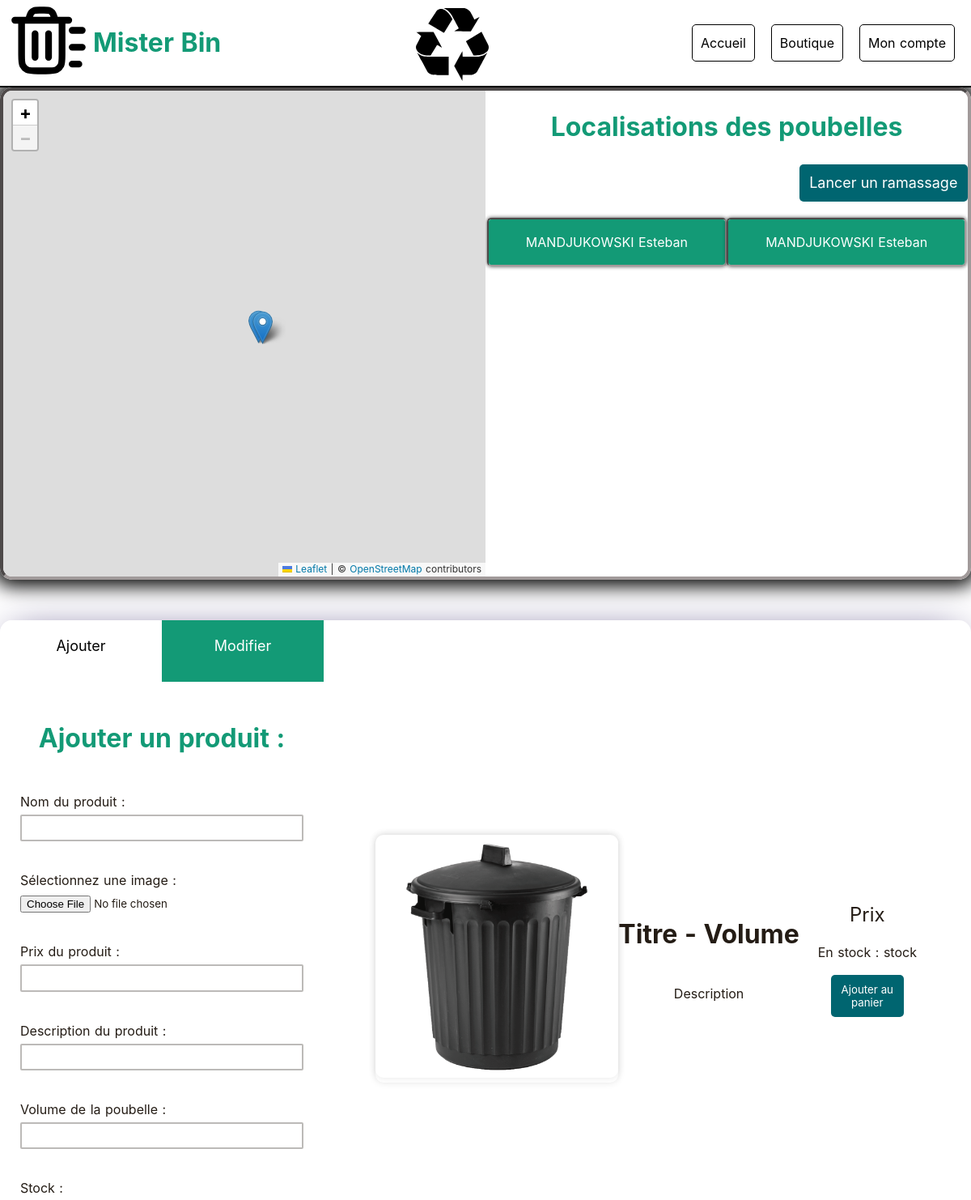
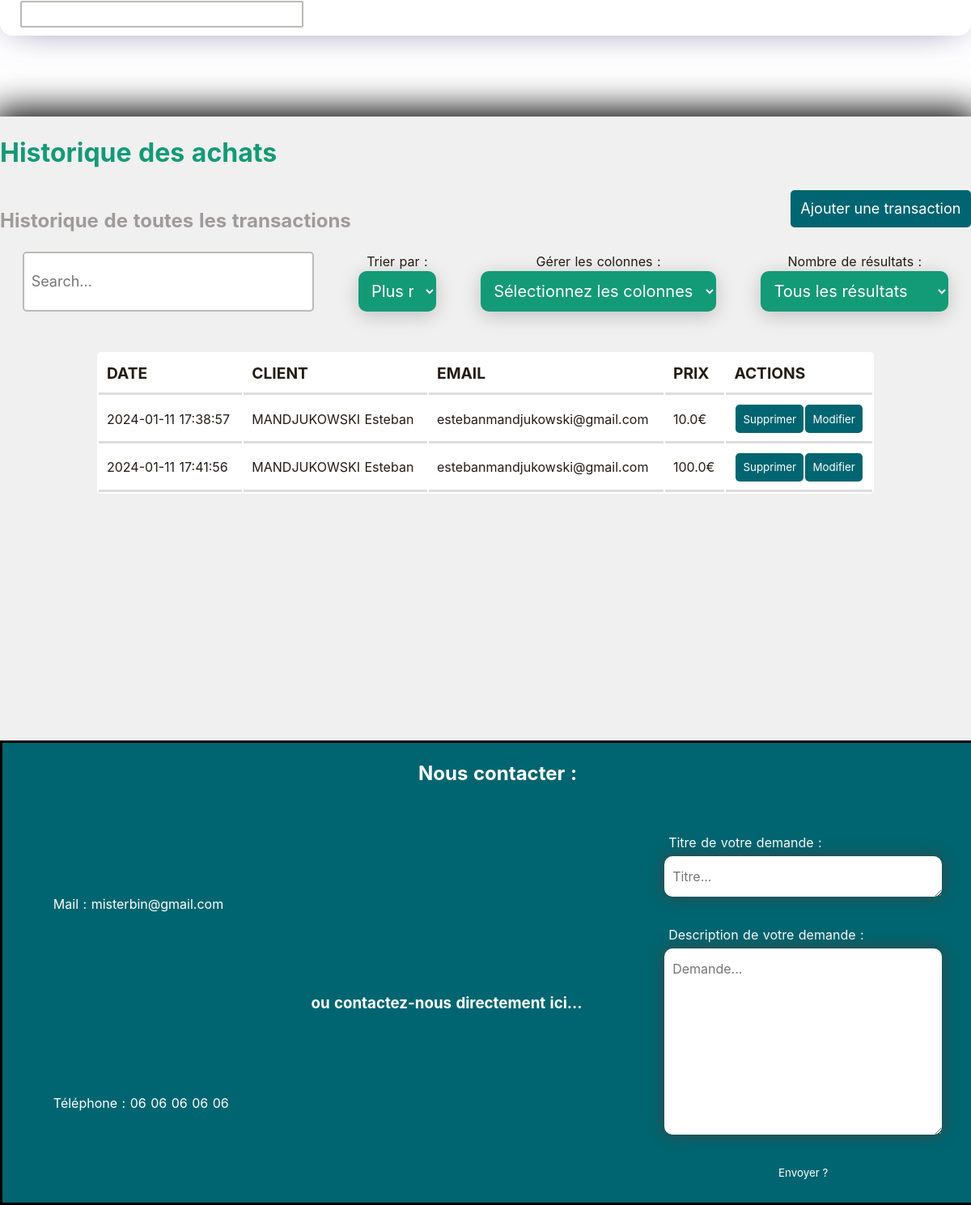
The app's page /admin/ with its own data (2 pictures, top to bottom).
### tables this page shows
CREATE TABLE bins(bin_id INTEGER PRIMARY KEY AUTOINCREMENT NOT NULL,owner_id REFERENCES clients(client_id),product_id REFERENCES products(product_id),lat REAL, long REAL, used REAL DEFAULT 0,last_emptied DATETIME, last_emptied_by REFERENCES trucks(truck_id) DEFAULT NULL,bought_at DATETIME DEFAULT CURRENT_TIMESTAMP, waste_id REFERENCES waste_type(waste_type_id));

CREATE TABLE clients (client_id INTEGER PRIMARY KEY AUTOINCREMENT NOT NULL, first_name VARCHAR(100), last_name VARCHAR(100), email VARCHAR(100),pwd VARCHAR(512), created_at DATETIME DEFAULT CURRENT_TIMESTAMP,picked_up_volume INTEGER DEFAULT 0,recycled_volume INTEGER DEFAULT 0,status INTEGER DEFAULT 0);

CREATE TABLE products(product_id INTEGER PRIMARY KEY AUTOINCREMENT NOT NULL, product_name VARCHAR(100), price REAL, img_url VARCHAR(100),desc TEXT, volume INTEGER, stock INTEGER);

### backend/app.py (the view)
@app.route('/admin/')
def admin():
    route = session.get('route',None)
    error = request.args.get('error',None)
    derror = request.args.get('derror',None)
    bins_data = getBinsInformation()
    products = getProductsList()
    waste_types = getWasteTypes()
    purchases = getAllPurchases()
    trucks = getTrucks()
    return render_template('admin.html',trucks=trucks,route=route,bins_data=bins_data,products=products,error=error,waste_types=waste_types,purchases=purchases,derror=derror)

### backend/app.py (called while the page is built)
def getProductsList():
    FIELDS = ["product_id","product_name","price","img_url","desc","volume","stock"]
    cursor.execute("SELECT {} FROM products".format(",".join(FIELDS)))
    products = cursor.fetchall()
    products = [dict(zip(FIELDS,product)) for product in products]
    return products

def getTrucks():
    trucks = []
    DATA_FIELDS = ['truck_id','numberplate','capacity']
    SQL = """
        SELECT * FROM trucks
    """
    cursor.execute(SQL)
    temp = cursor.fetchall()
    for truck in temp:
        infos = {}
        for i in range(len(DATA_FIELDS)):
            infos[DATA_FIELDS[i]] = truck[i]
        trucks.append(infos)
    return trucks

def getBinsInformation():
    bins_data = []
    DATA_FIELDS = ['first_name','last_name','lat','long','volume','used','last_emptied','bought_at','numberplate','waste_type_name','product_name']
    SQL = """
        SELECT first_name,last_name,lat,long,volume,used,last_emptied,bought_at,numberplate, waste_type_name,product_name FROM bins
        JOIN clients ON bins.owner_id = clients.client_id
        JOIN products ON bins.product_id = products.product_id
        LEFT JOIN waste_type ON bins.waste_id = waste_type.waste_type_id
        LEFT JOIN trucks ON bins.last_emptied_by = trucks.numberplate
    """
    cursor.execute(SQL)
    bins = cursor.fetchall()
    for bin in bins:
        infos = {}
        for i in range(len(DATA_FIELDS)):
            infos[DATA_FIELDS[i]] = bin[i]
        bins_data.append(infos)
    return bins_data

def getWasteTypes():
    waste_types = []
    DATA_FIELDS = ['waste_id','waste_type_name']
    SQL = """
        SELECT * FROM waste_type
    """
    cursor.execute(SQL)
    temp = cursor.fetchall()
    for product in temp:
        infos = {}
        for i in range(len(DATA_FIELDS)):
            infos[DATA_FIELDS[i]] = product[i]
        waste_types.append(infos)
    return waste_types

def getAllPurchases():
    purchases = []
    DATA_FIELDS = ['bin_id','first_name','last_name','email','bought_at','price']
    SQL = """
        SELECT bin_id,first_name,last_name,email,bought_at,price FROM bins
        JOIN clients ON bins.owner_id = clients.client_id
        JOIN products ON bins.product_id = products.product_id
    """
    cursor.execute(SQL)
    temp = cursor.fetchall()
    for purchase in temp:
        infos = {}
        for i in range(len(DATA_FIELDS)):
            infos[DATA_FIELDS[i]] = purchase[i]
        purchases.append(infos)
    return purchases

### frontend/templates/admin.html (shortened to what this page needs)
{%extends "base.html"%}
{%block stylesheets%}
	<link href="/static/css/admin.css" rel="stylesheet">
	<link rel="stylesheet" href="https://unpkg.com/leaflet@1.7.1/dist/leaflet.css"/>
{%endblock%}
{%block content%}
	<div class="map-container flex-row">
		<div class="column map" id="map"> </div>
		<div class="column locations-container flex-column">
			<h1 class="text-center">  Localisations des poubelles </h1>
			<div class="flex-row flex-end" style="width: 100%;">
				{% if bins_data != [] %}
					<input class="open-dialog-button padding-2em btn transition-duration-300" type="button" value="Lancer un ramassage"/>
				{% endif %}
			</div>
			<div class="data-container flex-row" style="margin-top: 20px;">
				{% if bins_data == [] %}
					{% block nobins %}
						<p> Aucune poubelle n'a été enregistrée.</p>
					{% endblock %}
				{% else %}
						{% for bin in bins_data %}
							<div class="bin-entry" data-long="{{ bin.long }}" data-lat="{{ bin.lat}}">
								<div class="bin-entry-name">
									<p> {{ bin.last_name }}  {{ bin.first_name }}</p>
								</div>
							</div>
						{% endfor %}
				{% endif %}
			</div>
		</div>
	</div>
	<div class="grid-layout">
		<div class="div1 products-management flex-row">
			<div class="management-option selected-option" data-id="0">
				<p> Ajouter </p>
			</div>
			<div class="management-option" data-id="1">
				<p> Modifier </p>
			</div>
		</div>
		<div class="div2">
			<div class="form-wrapper">
				<h1 class="text-center" id="option-title"> Ajouter un produit : </h1>
				<form id="form-products" enctype="multipart/form-data" action="/admin/add-product/" class="flex-column" method="post">
					<div class="field-group">
						<label for="product-name" class="label"> Nom du produit : </label>
						<input class="input" type="text" name="product-name">
					</div>
					<div class="field-group">
						<label for="img" class="label">Sélectionnez une image : </label>
						<input onchange="previewImage(event)" accept="image/png,image/jpeg,image/jpg" type="file" name="img">
					</div>
					<div class="field-group">
						<label for="price" class="label"> Prix du produit : </label>
						<input class="input" type="text" name="price">
					</div>
					<div class="field-group">
						<label class="label" for="desc"> Description du produit : </label>
						<input class="input" type="text" name="desc" />
					</div>
					<div class="field-group">
						<label class="label" for="volume"> Volume de la poubelle : </label>
						<input class="input" type="text" name="volume" />
					</div>
					<div class="field-group">
						<label class="label" for="stock"> Stock : </label>
						<input class="input" type="text" name="stock"/>
					</div>
				</form>
			</div>
		</div>
		<div class="div3">
			<div id="add-preview" class="product-entry flex-row">
				<div class="product-entry-img">
					<img class="product-entry-img" src="/static/images/products/lagrossedaronnedetom.png" alt="product-img"/>
				</div>
				<section class="itemInfo">
					<h2 class="itemName">
						<span class="fields"> Titre </span>
						-
						<span class="fields"> Volume </span>
					</h2>
					<p class="itemDesc fields">
						Description
					</p>
				</section>
				<section class="itemBuying">
					<p class = "itemPrice fields"> Prix </p>
					<p> En stock : <span class="fields"> stock</span> </p>
					<button> Ajouter au panier </button>
				</section>
			</div>
		</div>
	</div>
	<div class="purchase-history-container flex-column">
		<h1> Historique des achats </h1>
		<div class="flex-row add-purchase-container">
			<h2 class="padding-2em text-faded-gray"> Historique de toutes les transactions</h2>
			<div>
				<input class="open-dialog-button dialog-box-button padding-2em btn transition-duration-300" type="button" value="Ajouter une transaction"/>
			</div>
		</div>
		<div id="purchase-history-options" class="flex-row">
			<input type="search" name="searchbar" id="search-bar" placeholder="Search...">
			<div class="flex-column">
				<label for="filter" class="text-center"> Trier par : </label>
				<select id="filter-options" name="filter">
					<optgroup label="Trier par..">
						<option selected>Plus récent</option>
					</optgroup>
				</select>
			</div>
			<div class="flex-column">
				<label for="table-options" class="text-center"> Gérer les colonnes : </label>
				<div class="multiselect">
					<div class="select-box"  onclick="showCheckboxes()">
						<select style="width:fit-content;">
							<option> Sélectionnez les colonnes </option>
						</select>
						<div class="over-select"> </div>
					</div>
				</div>
			</div>
			<div class="flex-column">
				<label for="how-many-results" class="text-center"> Nombre de résultats : </label>
				<select id="number-of-results-select" name="how-many-results" style="width: fit-content;">
					<optgroup label="Afficher au plus...">
						<option value="all" selected> Tous les résultats </option>
					</optgroup>
				</select>
			</div>
		</div>
		<div id="table-container">
			<table id="purchase-history-table">
				<thead>
					<tr>
						<th class="text-left border-top-bottom"> DATE </th>
						<th class="text-left border-top-bottom"> CLIENT </th>
						<th class="text-left border-top-bottom"> EMAIL </th>
						<th class="text-left border-top-bottom"> PRIX </th>
						<th class="text-left border-top-bottom"> ACTIONS </th>
					</tr>
				</thead>
				<tbody>
					{% if purchases == [] %}
						<tr>
							<td class="text-center" colspan="5"> Aucune transaction n'a été effectuée. </td>
						</tr>
					{% else %}
							{% for purchase in purchases %}
								<tr>
									<td> {{ purchase.bought_at }} </td>
									<td> {{ purchase.last_name }} {{ purchase.first_name }} </td>
									<td> {{ purchase.email }} </td>
									<td> {{ purchase.price }}€ </td>
									<td class="flex-row flex-space-evenly">
										<form method="post" action="/admin/purchases/delete-transaction/{{purchase.bin_id}}">
											<button class="btn-submit" type="submit"> Supprimer </button>
										</form>
										<a href="/admin/purchases/modify-purchases/{{ purchase.bin_id }}">
											<button class="btn-submit" type="button"> Modifier </button>
										</a>
									</td>
								</tr>
							{% endfor %}
					{% endif %}
				</tbody>
			</table>
		</div>
	</div>
{% endblock %}

### frontend/static/css/base.css (style rules this page uses)
* { font-family: 'Inter', sans-serif; }
body { background-color: rgb(255, 255, 255); margin : 0; overflow: visible; }
.flex-column { display: flex; flex-direction: column; }
.flex-row { display: flex; flex-direction: row; }
.btn-submit { background-color: #139a76; color: #fff; padding: 0.7em; border-radius: 5px; outline: 0; border: 0; width: 100%; cursor: pointer; box-sizing: border-box; transition: background-color 0.3s ease-in-out; }

### records on screen
bins: last_name "MANDJUKOWSKI", first_name "Esteban", bought_at "2024-01-11 17:38:57", email "estebanmandjukowski@gmail.com", price "10.0"
bins: last_name "MANDJUKOWSKI", first_name "Esteban", bought_at "2024-01-11 17:41:56", email "estebanmandjukowski@gmail.com", price "100.0"
